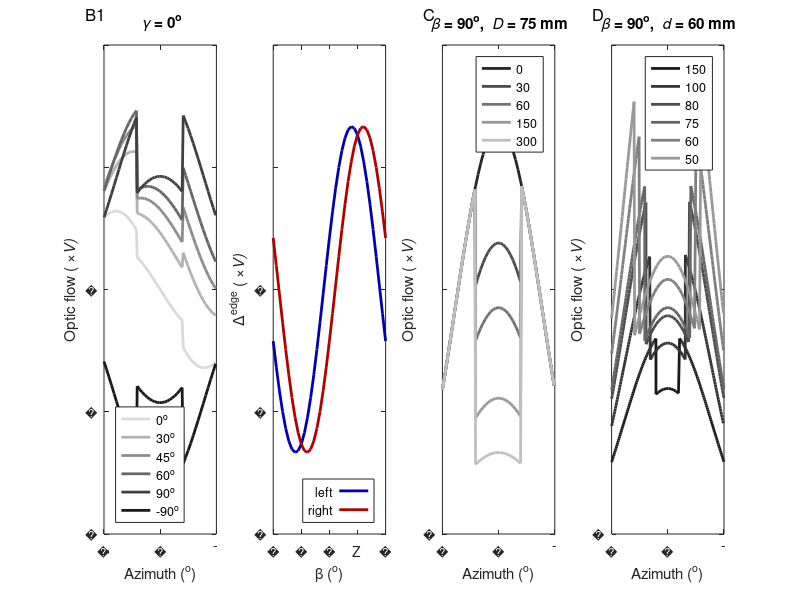

The MATLAB source for this figure:
% Figure 5B1, 5C, and 5D: Ego-motion parameters control the difference of geometric optic flow
% across the gap edge.

close all
clear all

figure(1)     
set(gcf, 'Units', 'normalized', 'Position', [0.05 0.45 0.62 0.26]); 
%-------------------------------
subplot(1, 4, 1)
D = 75*0.001;                          % perpendicular distance from the visual sensor to the gap wall in [m].
d = 60*0.001;                          % gap depth in [m]. 
gamma = 0;                             % gaze direction in degrees.
phi_L = atand(-25*0.001/D);            % angles of the left gap edge relative to the gaze direction.
phi_R = atand(25*0.001/D);             
% gap wall.
phi_gapWall_L = -45:2:phi_L;           % angles of gap wall on the left side of the gap relative to the gaze direction.
phi_gapWall_R = phi_R:2:45;
% rear wall
phi_rearWall = phi_L:2:phi_R;          % angles of rear wall relative to the gaze direction.
beta = [0, 30, 45, 60, 90, -90];       % direction of translation relative to gaze direction in degrees.
for i=1:length(beta)
    % 1D optic flow induced by the gap wall on the left side of the gap. 
    OF_gapWall_L = abs(cosd(gamma+phi_gapWall_L)).*cosd(phi_gapWall_L).*sind(beta(i)-phi_gapWall_L)/D;     
    OF_gapWall_R = abs(cosd(gamma+phi_gapWall_R)).*cosd(phi_gapWall_R).*sind(beta(i)-phi_gapWall_R)/D;
    % 1D optic flow induced by the rear wall.
    OF_rearWall = abs(cosd(gamma+phi_rearWall)).*cosd(phi_rearWall).*sind(beta(i)-phi_rearWall)/(d+D);    
    % connecting 3 curves. 
    phi = cat(2, phi_gapWall_L, phi_rearWall, phi_gapWall_R);                   
    OF = cat(2, OF_gapWall_L, OF_rearWall, OF_gapWall_R);
    plot(phi, OF, '-', 'color', [1-0.15*i, 1-0.15*i, 1-0.15*i], 'Linewidth', 2);
    hold on;
end
legend('0^o', '30^o', '45^o', '60^o', '90^o', '-90^o','Location', 'SouthWest'); 
set(gca, 'XLim', [-45, 45], 'XTick', -45:45:45, 'XTickLabel', {-45, 0, 45});
set(gca, 'YLim', [-16, 16], 'YTick', -16:8:16, 'YTickLabel', {-16, -8, 0, 8, 16});
text(-60, 18, 'B1', 'Fontsize', 12);
xlabel('Azimuth (^o)');  
ylabel('Optic flow ( \times\itV)');
title('{\it \gamma} = 0^o');
%-------------------------------
subplot(1, 4, 2)
beta_full = -180:10:180;
phi_edge = [phi_L, phi_R];
OF_difference = zeros(length(beta_full), length(phi_edge));
for i=1:length(phi_edge)
    OF_difference(:, i) = (1/D-1/(d+D))*abs(cosd(gamma+phi_edge(i))).*cosd(phi_edge(i)).*sind(beta_full-phi_edge(i));
end
plot(beta_full, OF_difference(:, 1), '-', 'color', [0, 0, 0.7], 'Linewidth', 2);
hold on;
plot(beta_full, OF_difference(:, 2), '-', 'color', [0.7, 0, 0], 'Linewidth', 2);
set(gca, 'XLim', [-180, 180], 'XTick', -180:90:180, 'XTickLabel', {-180, -90, 0, 90, 180});
set(gca, 'YLim', [-8, 8], 'YTick', -8:4:8, 'YTickLabel', {-8, -4, 0, 4, 8});
legend('left', 'right', 'Location', 'SouthEast'); 
xlabel('\beta (^o)');  
ylabel('\Delta^{edge} ( \times\itV)');
%-------------------------------
subplot(1, 4, 3) 
beta1 = 90;                           
d1 = [0, 30, 60, 150, 300]*0.001;
for i=1:length(d1)
    % gap wall  
    OF_gapWall_L = abs(cosd(gamma+phi_gapWall_L)).*cosd(phi_gapWall_L).*sind(beta1-phi_gapWall_L)/D;
    OF_gapWall_R = abs(cosd(gamma+phi_gapWall_R)).*cosd(phi_gapWall_R).*sind(beta1-phi_gapWall_R)/D;
    % rear wall
    OF_rearWall = abs(cosd(gamma+phi_rearWall)).*cosd(phi_rearWall).*sind(beta1-phi_rearWall)/(d1(i)+D);
    % connecting 3 curves. 
    phi = cat(2, phi_gapWall_L, phi_rearWall, phi_gapWall_R);
    OF = cat(2, OF_gapWall_L, OF_rearWall, OF_gapWall_R);
    plot(phi, OF, '-', 'color', [0.15*i, 0.15*i, 0.15*i], 'Linewidth', 2);
    hold on;
end
legend('0', '30', '60', '150', '300'); 
set(gca, 'XLim', [-45, 45], 'XTick', -45:45:45, 'XTickLabel', {-45, 0, 45});
set(gca, 'YLim', [0, 16], 'YTick', 0:8:16, 'YTickLabel', {0, 8, 16});
text(-60, 17, 'C', 'Fontsize', 12);
xlabel('Azimuth (^o)');  
ylabel('Optic flow ( \times\itV)');
title('{\it \beta} = 90^o, {\it D} = 75 mm');
%-------------------------------
subplot(1, 4, 4) 
D1 = [150, 100, 80, 75, 60, 50]*0.001;
for i=1:length(D1)
    phi_L = atand(-25*0.001/D1(i)); 
    phi_R = atand(25*0.001/D1(i));
    % gap wall.
    phi_gapWall_L = -45:0.5:phi_L;
    phi_gapWall_R = phi_R:0.5:45;
    % rear wall
    phi_rearWall = phi_L:2:phi_R; 
        
    % gap wall  
    OF_gapWall_L = abs(cosd(gamma+phi_gapWall_L)).*cosd(phi_gapWall_L).*sind(beta1-phi_gapWall_L)/D1(i);
    OF_gapWall_R = abs(cosd(gamma+phi_gapWall_R)).*cosd(phi_gapWall_R).*sind(beta1-phi_gapWall_R)/D1(i);
    % rear wall
    OF_rearWall = abs(cosd(gamma+phi_rearWall)).*cosd(phi_rearWall).*sind(beta1-phi_rearWall)/(d+D1(i));
    % connecting 3 curves. 
    phi = cat(2, phi_gapWall_L, phi_rearWall, phi_gapWall_R);
    OF = cat(2, OF_gapWall_L, OF_rearWall, OF_gapWall_R);
    plot(phi, OF, '-', 'color', [0.1*i, 0.1*i, 0.1*i], 'Linewidth', 2);
    hold on;
end
legend('150', '100', '80', '75', '60', '50'); 
set(gca, 'XLim', [-45, 45], 'XTick', -45:45:45, 'XTickLabel', {-45, 0, 45});
set(gca, 'YLim', [0, 16], 'YTick', 0:8:16, 'YTickLabel', {0, 8, 16});
text(-60, 17, 'D', 'Fontsize', 12);
xlabel('Azimuth (^o)');  
ylabel('Optic flow ( \times\itV)');
title('{\it \beta} = 90^o, {\it d} = 60 mm');
%===========================================
